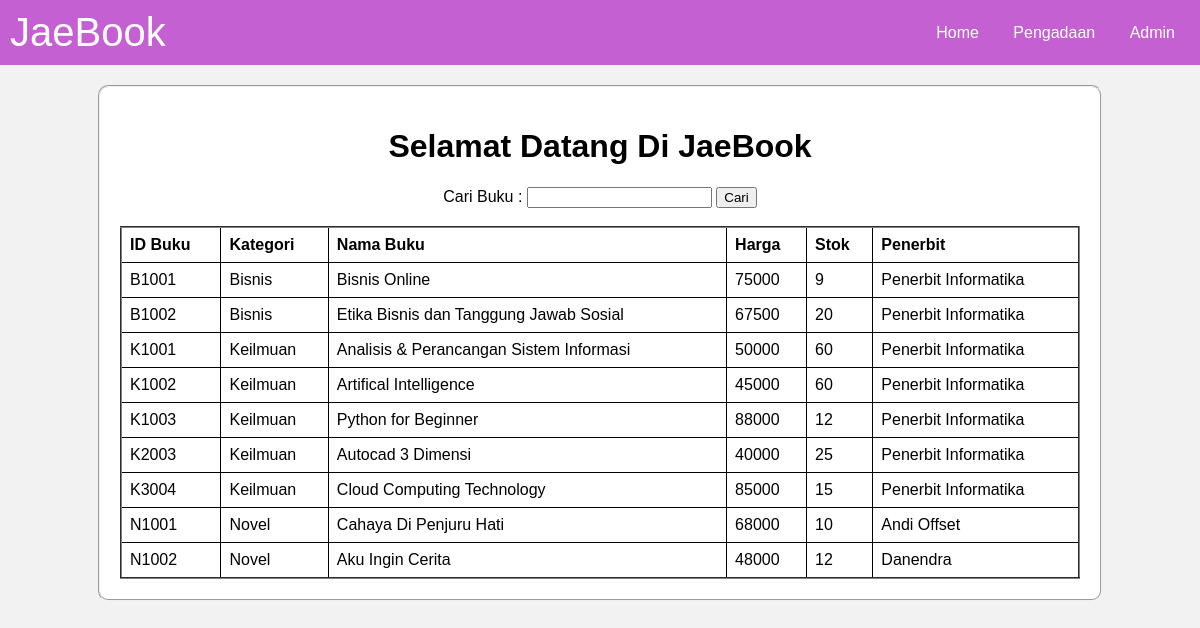
/tokobuku/index.php, run on the app's committed database.
### tables this page shows
CREATE TABLE `tb_product` (
  `ID_Buku` varchar(20) NOT NULL,
  `Kategori` varchar(20) NOT NULL,
  `Nama_Buku` varchar(50) NOT NULL,
  `Harga` int(20) NOT NULL,
  `Stok` varchar(20) NOT NULL,
  `Penerbit` varchar(50) NOT NULL
);

### tokobuku/index.php (the view, shortened to what this page needs)
<!DOCTYPE html>
<html lang="en">
<head>
</head>
<body>
    <nav>
        <div id="JaeBook">JaeBook</div>
        <div>
            <a href="index.php">Home</a>
            <a href="penerbit.php">Pengadaan</a>
            <a href="admin.php">Admin</a>
        </div>
    </nav>
    <fieldset>
    <center>
        <h1>Selamat Datang Di JaeBook</h1>
    </center>
    <form method="GET" action="index.php" style="text-align: center;">
        <label>Cari Buku :</label>
        <input type="text" name="kata_cari" value="<?php echo isset($_GET['kata_cari']) ? $_GET['kata_cari'] : ''; ?>" />
        <button type="submit">Cari</button>
    </form>
    <br>
    <table border="2">
        <thead>
            <tr>
                <th>ID Buku</th>
                <th>Kategori</th>
                <th>Nama Buku</th>
                <th>Harga</th>
                <th>Stok</th>
                <th>Penerbit</th>
            </tr>
        </thead>
        <tbody>
            <?php
            include 'koneksi.php';
            if(isset($_GET['kata_cari'])) {
                $kata_cari = $_GET['kata_cari'];
                $query = "SELECT * FROM tb_product WHERE ID_Buku LIKE '%".$kata_cari."%' OR Nama_Buku LIKE '%".$kata_cari."%' ORDER BY ID_Buku ASC";
            } else {
                $query = "SELECT * FROM tb_product ORDER BY ID_Buku ASC";
            }
            $result = mysqli_query($koneksi, $query);
            while ($row = mysqli_fetch_assoc($result)) {
            ?>
            <tr>
                <td><?php echo $row['ID_Buku']; ?></td>
                <td><?php echo $row['Kategori']; ?></td>
                <td><?php echo $row['Nama_Buku']; ?></td>
                <td><?php echo $row['Harga']; ?></td>
                <td><?php echo $row['Stok']; ?></td>
                <td><?php echo $row['Penerbit']; ?></td>
            </tr>
            <?php
            }
            ?>
        </tbody>
    </table>
</fieldset>
</body>
</html>

### tokobuku/index.php (style rules this page uses)
body { font-family: Arial, sans-serif; background-color: #f2f2f2; margin: 0; padding: 0; margin-bottom: 50px; }
nav { background-color: #C560D2; overflow: hidden; display: flex; justify-content: space-between; align-items: center; padding: 10px; }
nav a { color: white; text-align: center; text-decoration: none; padding: 10px; margin: 0 5px; }
fieldset { width: 80%; margin: auto; margin-top: 20px; background-color: white; padding: 20px; border-radius: 10px; }
table { width: 100%; border-collapse: collapse; }
th, td { border: 1px solid black; padding: 8px; text-align: left; }
#JaeBook { font-size: 40px; font-family: 'Arial', sans-serif; color: white; }

### data on the page
tb_product: ID_Buku "B1001", Kategori "Bisnis", Nama_Buku "Bisnis Online", Harga "75000", Stok "9", Penerbit "Penerbit Informatika"
tb_product: ID_Buku "B1002", Kategori "Bisnis", Nama_Buku "Etika Bisnis dan Tanggung Jawab Sosial", Harga "67500", Stok "20", Penerbit "Penerbit Informatika"
tb_product: ID_Buku "K1001", Kategori "Keilmuan", Nama_Buku "Analisis & Perancangan Sistem Informasi", Harga "50000", Stok "60", Penerbit "Penerbit Informatika"
tb_product: ID_Buku "K1002", Kategori "Keilmuan", Nama_Buku "Artifical Intelligence", Harga "45000", Stok "60", Penerbit "Penerbit Informatika"
tb_product: ID_Buku "K1003", Kategori "Keilmuan", Nama_Buku "Python for Beginner", Harga "88000", Stok "12", Penerbit "Penerbit Informatika"
tb_product: ID_Buku "K2003", Kategori "Keilmuan", Nama_Buku "Autocad 3 Dimensi", Harga "40000", Stok "25", Penerbit "Penerbit Informatika"
tb_product: ID_Buku "K3004", Kategori "Keilmuan", Nama_Buku "Cloud Computing Technology", Harga "85000", Stok "15", Penerbit "Penerbit Informatika"
tb_product: ID_Buku "N1001", Kategori "Novel", Nama_Buku "Cahaya Di Penjuru Hati", Harga "68000", Stok "10", Penerbit "Andi Offset"
tb_product: ID_Buku "N1002", Kategori "Novel", Nama_Buku "Aku Ingin Cerita", Harga "48000", Stok "12", Penerbit "Danendra"
